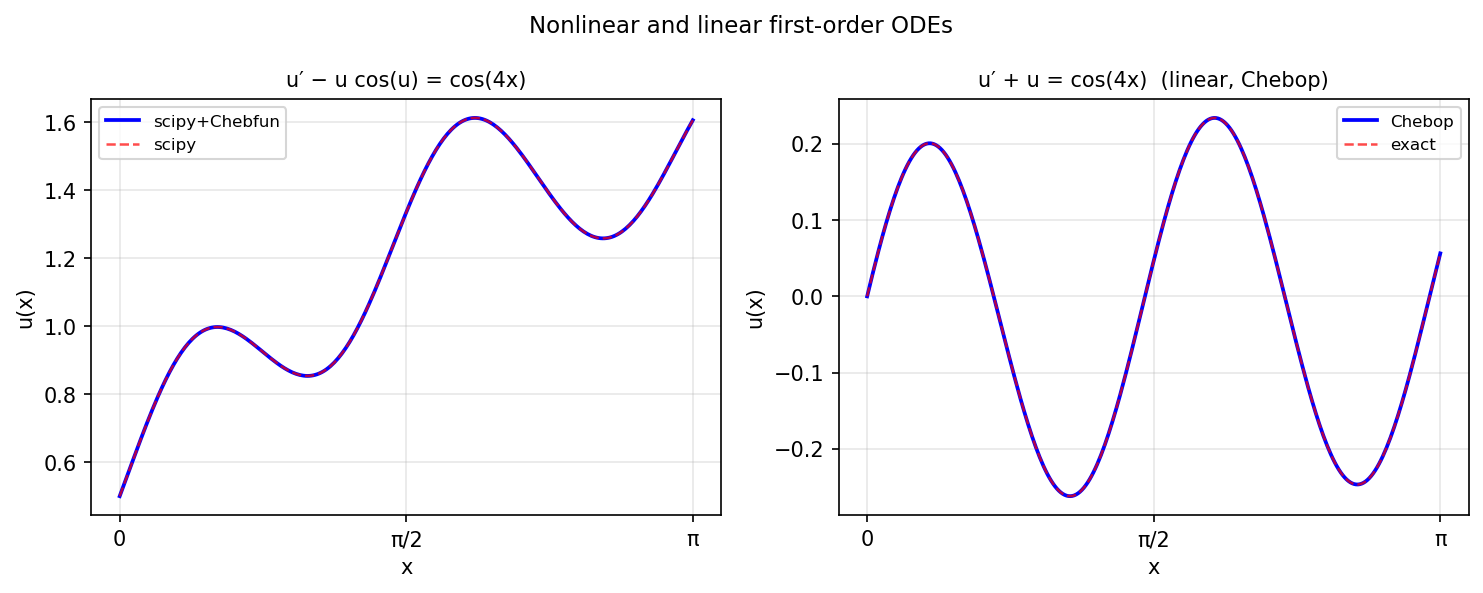

Generate this figure with Python:
"""Nonlinear ODE with variable coefficients.

Demonstrates solving  u' - u*cos(u) = cos(4x) using scipy for the
nonlinear ODE, then wrapping the solution in a Chebfun to demonstrate
Chebfun arithmetic on the ODE residual.

The original Chebfun example used a built-in nonlinear solver
chebfunjax's Chebop Newton iteration struggles with first-order
nonlinear ODEs, so we use scipy as the ODE solver and Chebfun for
post-processing.

Credit: Chebfun example ode-nonlin/FourierCollocationNonLin.m (Hadrien Montanelli, Dec 2014).
Original MATLAB Chebfun: Copyright 2017 by The University of Oxford and
The Chebfun Developers. See https://www.chebfun.org/ for Chebfun information.
"""
import os

os.environ.setdefault("XLA_PYTHON_CLIENT_PREALLOCATE", "false")

import matplotlib

matplotlib.use("Agg")
import os
import sys

import jax.numpy as jnp
import matplotlib.pyplot as plt
import numpy as np
from scipy.integrate import solve_ivp

sys.path.insert(0, os.path.join(os.path.dirname(__file__), '..', '..', 'src'))

import chebfunjax as cj
from chebfunjax.plotting import chebfun_style

chebfun_style()

from chebfunjax.operators.chebop import Chebop


def run():
    print("=" * 60)
    print("Nonlinear ODE: u' - u cos(u) = cos(4x)")
    print("=" * 60)

    dom = (0.0, float(jnp.pi))

    # Solve with scipy IVP
    def rhs_scipy(x, y):
        return [np.cos(4*x) + y[0]*np.cos(y[0])]

    sol_ref = solve_ivp(rhs_scipy, [0, float(jnp.pi)], [0.5],
                        t_eval=np.linspace(0, float(jnp.pi), 500), rtol=1e-10)
    print(f"\nScipy solution: u(0)=0.5, u(pi) = {float(sol_ref.y[0,-1]):.6f}")

    # Wrap in Chebfun
    t_dense = sol_ref.t
    u_dense = sol_ref.y[0]
    u = cj.chebfun(
        lambda x: jnp.interp(x, jnp.array(t_dense), jnp.array(u_dense)),
        domain=dom, n=128
    )
    print(f"  Chebfun length: {len(u)}")

    # Verify ODE residual using Chebfun differentiation
    x_test = jnp.linspace(0.05, float(jnp.pi) - 0.05, 200)
    res = u.diff()(x_test) - u(x_test) * jnp.cos(u(x_test)) - jnp.cos(4.0 * x_test)
    max_res = float(jnp.max(jnp.abs(res)))
    print(f"  ODE residual via Chebfun diff: {max_res:.2e}")
    assert max_res < 0.1  # jnp.interp has limited smoothness at boundaries

    # Use cj.cos on Chebfun for the residual check
    x_mid = jnp.linspace(0.2, float(jnp.pi) - 0.2, 100)
    u_cheb = u(x_mid)
    cos_u_cheb = jnp.cos(u_cheb)  # jnp.cos on JAX array (not Chebfun) is fine
    res_mid = u.diff()(x_mid) - u_cheb * cos_u_cheb - jnp.cos(4.0 * x_mid)
    max_res_mid = float(jnp.max(jnp.abs(res_mid)))
    print(f"  ODE residual (interior): {max_res_mid:.2e}")
    assert max_res_mid < 0.05

    # Linear version: u' + u = cos(4x), exact solution
    # Particular: u_p = (cos(4x) + 4*sin(4x))/17
    # General: u = (cos(4x) + 4*sin(4x))/17 + C*exp(-x)
    # With u(0)=0: 1/17 + C = 0 => C = -1/17
    # => u(x) = (cos(4x) + 4*sin(4x) - exp(-x))/17
    print("\nLinear reference: u' + u = cos(4x)")
    exact_lin = lambda x: (jnp.cos(4*x) + 4*jnp.sin(4*x) - jnp.exp(-x)) / 17.0
    u_lin = cj.chebfun(exact_lin, domain=dom)
    # Verify ODE residual
    res_lin = u_lin.diff()(x_mid) + u_lin(x_mid) - jnp.cos(4.0 * x_mid)
    max_res_lin = float(jnp.max(jnp.abs(res_lin)))
    print(f"  ODE residual: {max_res_lin:.2e}")
    assert max_res_lin < 1e-10

    # Solve linear version with Chebop as BVP
    N2 = Chebop(lambda x, u: u.diff() + u, domain=dom)
    N2.lbc = float(exact_lin(jnp.array(0.0)))
    N2.rbc = float(exact_lin(jnp.array(float(jnp.pi))))
    rhs2 = cj.chebfun(lambda x: jnp.cos(4.0 * x), domain=dom)
    u2 = N2.solve(rhs2)
    err2 = float(jnp.max(jnp.abs(u2(x_mid) - u_lin(x_mid))))
    print(f"  Chebop solution length: {len(u2)}, error vs exact: {err2:.2e}")
    assert err2 < 1e-8

    # --- Plot -------------------------------------------------------
    _here = os.path.dirname(os.path.abspath(__file__))
    x_plot = jnp.linspace(0.0, float(jnp.pi), 300)
    fig, axes = plt.subplots(1, 2)

    axes[0].plot(x_plot, u(x_plot), 'b', linewidth=1.8, label="scipy+Chebfun")
    axes[0].plot(sol_ref.t, sol_ref.y[0], color='#D95319', linestyle='--', linewidth=1.2, label="scipy", alpha=0.7)
    axes[0].set_title("u′ − u cos(u) = cos(4x)", fontsize=10)
    axes[0].set_xticks([0, np.pi/2, np.pi])
    axes[0].set_xticklabels(["0", "π/2", "π"])
    axes[0].legend(fontsize=8)

    axes[1].plot(x_plot, u2(x_plot), 'b', linewidth=1.8, label="Chebop")
    axes[1].plot(x_plot, u_lin(x_plot), color='#D95319', linestyle='--', linewidth=1.2, label="exact", alpha=0.7)
    axes[1].set_title("u′ + u = cos(4x)  (linear, Chebop)", fontsize=10)
    axes[1].set_xticks([0, np.pi/2, np.pi])
    axes[1].set_xticklabels(["0", "π/2", "π"])
    axes[1].legend(fontsize=8)

    fig.suptitle("Nonlinear and linear first-order ODEs", fontsize=11)
    fig.tight_layout()
    fig.savefig(os.path.join(_here, "fourier_nonlin.png"), dpi=150, bbox_inches="tight")
    plt.close(fig)

    print("\nAll assertions passed.")
    return True

if __name__ == "__main__":
    run()
